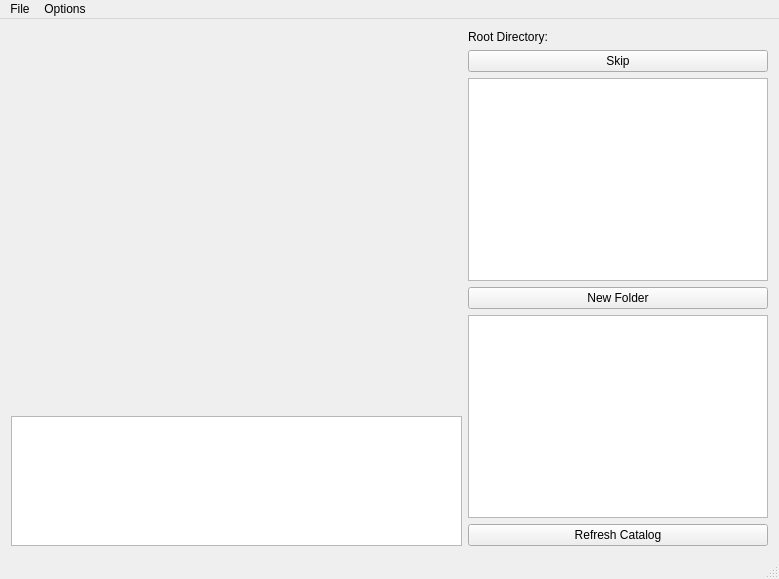
<?xml version="1.0" encoding="UTF-8"?>
<ui version="4.0">
 <class>ascraper</class>
 <widget class="QMainWindow" name="ascraper">
  <property name="geometry">
   <rect>
    <x>0</x>
    <y>0</y>
    <width>779</width>
    <height>579</height>
   </rect>
  </property>
  <property name="sizePolicy">
   <sizepolicy hsizetype="Preferred" vsizetype="Preferred">
    <horstretch>0</horstretch>
    <verstretch>0</verstretch>
   </sizepolicy>
  </property>
  <property name="windowTitle">
   <string>/a/ Scraper</string>
  </property>
  <widget class="QWidget" name="centralWidget">
   <property name="enabled">
    <bool>true</bool>
   </property>
   <layout class="QVBoxLayout" name="verticalLayout_3">
    <item>
     <layout class="QHBoxLayout" name="horizontalLayout_2">
      <item>
       <layout class="QVBoxLayout" name="leftBar">
        <item>
         <widget class="QLabel" name="current_image">
          <property name="text">
           <string/>
          </property>
          <property name="alignment">
           <set>Qt::AlignCenter</set>
          </property>
         </widget>
        </item>
        <item>
         <widget class="QListWidget" name="image_list">
          <property name="enabled">
           <bool>true</bool>
          </property>
          <property name="maximumSize">
           <size>
            <width>16777215</width>
            <height>130</height>
           </size>
          </property>
          <property name="verticalScrollBarPolicy">
           <enum>Qt::ScrollBarAlwaysOff</enum>
          </property>
          <property name="verticalScrollMode">
           <enum>QAbstractItemView::ScrollPerPixel</enum>
          </property>
          <property name="horizontalScrollMode">
           <enum>QAbstractItemView::ScrollPerPixel</enum>
          </property>
          <property name="flow">
           <enum>QListView::LeftToRight</enum>
          </property>
          <property name="isWrapping" stdset="0">
           <bool>false</bool>
          </property>
          <property name="viewMode">
           <enum>QListView::IconMode</enum>
          </property>
         </widget>
        </item>
       </layout>
      </item>
      <item>
       <layout class="QVBoxLayout" name="rightBar">
        <item>
         <widget class="QLabel" name="root_label">
          <property name="maximumSize">
           <size>
            <width>300</width>
            <height>16777215</height>
           </size>
          </property>
          <property name="text">
           <string>Root Directory:</string>
          </property>
         </widget>
        </item>
        <item>
         <widget class="QPushButton" name="skip_button">
          <property name="maximumSize">
           <size>
            <width>300</width>
            <height>16777215</height>
           </size>
          </property>
          <property name="text">
           <string>Skip</string>
          </property>
         </widget>
        </item>
        <item>
         <widget class="QListWidget" name="folder_list">
          <property name="maximumSize">
           <size>
            <width>300</width>
            <height>16777215</height>
           </size>
          </property>
         </widget>
        </item>
        <item>
         <widget class="QPushButton" name="nf_button">
          <property name="maximumSize">
           <size>
            <width>300</width>
            <height>16777215</height>
           </size>
          </property>
          <property name="text">
           <string>New Folder</string>
          </property>
         </widget>
        </item>
        <item>
         <widget class="QListWidget" name="thread_list">
          <property name="maximumSize">
           <size>
            <width>300</width>
            <height>16777215</height>
           </size>
          </property>
          <property name="layoutDirection">
           <enum>Qt::LeftToRight</enum>
          </property>
          <property name="verticalScrollBarPolicy">
           <enum>Qt::ScrollBarAsNeeded</enum>
          </property>
          <property name="horizontalScrollBarPolicy">
           <enum>Qt::ScrollBarAlwaysOff</enum>
          </property>
          <property name="sizeAdjustPolicy">
           <enum>QAbstractScrollArea::AdjustIgnored</enum>
          </property>
          <property name="autoScrollMargin">
           <number>16</number>
          </property>
          <property name="verticalScrollMode">
           <enum>QAbstractItemView::ScrollPerPixel</enum>
          </property>
          <property name="horizontalScrollMode">
           <enum>QAbstractItemView::ScrollPerPixel</enum>
          </property>
          <property name="flow">
           <enum>QListView::TopToBottom</enum>
          </property>
          <property name="isWrapping" stdset="0">
           <bool>false</bool>
          </property>
          <property name="layoutMode">
           <enum>QListView::SinglePass</enum>
          </property>
          <property name="wordWrap">
           <bool>true</bool>
          </property>
         </widget>
        </item>
        <item>
         <widget class="QPushButton" name="cat_button">
          <property name="maximumSize">
           <size>
            <width>300</width>
            <height>16777215</height>
           </size>
          </property>
          <property name="text">
           <string>Refresh Catalog</string>
          </property>
         </widget>
        </item>
       </layout>
      </item>
     </layout>
    </item>
   </layout>
  </widget>
  <widget class="QMenuBar" name="menuBar">
   <property name="geometry">
    <rect>
     <x>0</x>
     <y>0</y>
     <width>779</width>
     <height>21</height>
    </rect>
   </property>
   <widget class="QMenu" name="menuFileName">
    <property name="title">
     <string>File</string>
    </property>
    <addaction name="actionQuit"/>
   </widget>
   <widget class="QMenu" name="menuOptions">
    <property name="title">
     <string>Options</string>
    </property>
    <addaction name="actionImage_Root"/>
   </widget>
   <addaction name="menuFileName"/>
   <addaction name="menuOptions"/>
  </widget>
  <widget class="QStatusBar" name="statusBar"/>
  <action name="actionQuit">
   <property name="text">
    <string>Quit</string>
   </property>
   <property name="shortcut">
    <string>Alt+Q</string>
   </property>
  </action>
  <action name="actionImage_Root">
   <property name="text">
    <string>Image Root</string>
   </property>
  </action>
 </widget>
 <layoutdefault spacing="6" margin="11"/>
 <resources/>
 <connections/>
</ui>
